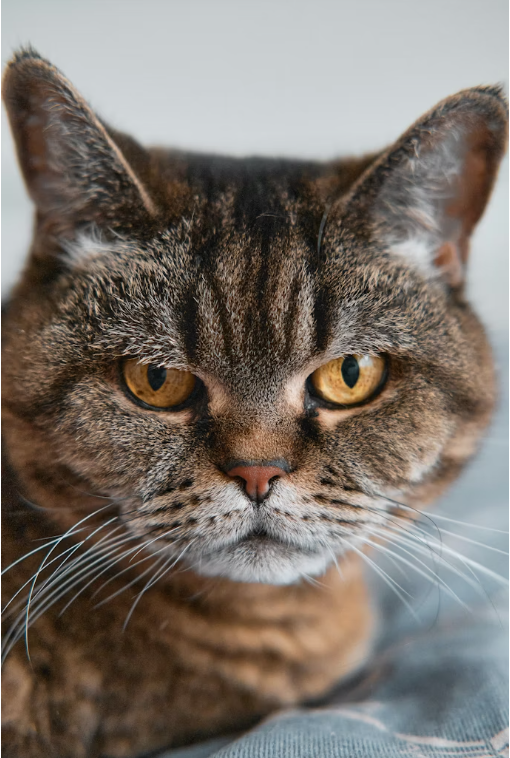
#> input picture DIP/cat.png, 510 x 758 px
$ jupyter execute 19.ipynb
#> lines starting #> are read from the running program, lines starting #| are printed output that depends on the picture
## Problem 19
Manual edge detection using Sobel, Prewitt, and Canny operators.

[cell 1]
import cv2
import math
import matplotlib.pyplot as plt
import numpy as np

source = cv2.imread("cat.png")
#> source is the input picture: shape (758, 510, 3); mean B, G, R 107.2, 114.9, 123.1
height, width = source.shape[:2]
#> height = 758; width = 510
gray = np.zeros((height, width), dtype=float)
for row in range(height):
    for col in range(width):
        blue = int(source[row, col, 0])
        green = int(source[row, col, 1])
        red = int(source[row, col, 2])
        gray[row, col] = 0.114 * blue + 0.587 * green + 0.299 * red
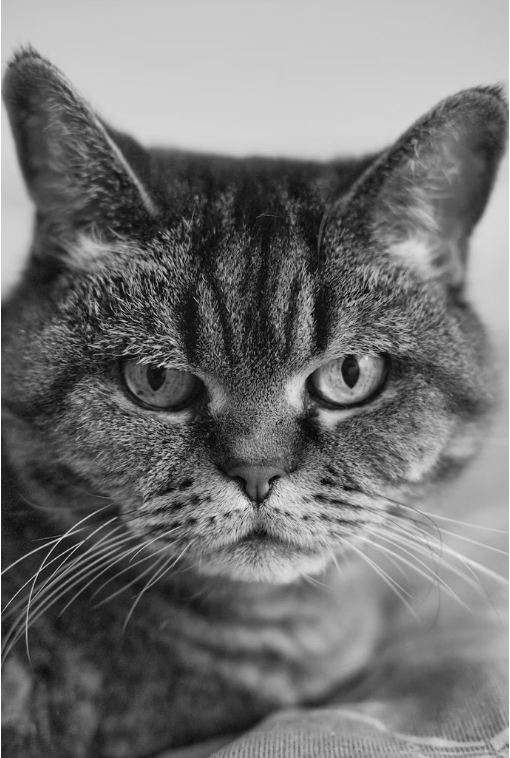
#> gray: shape (758, 510) float64; min 1.79, max 255, mean 116.5

sobel_x = [[-1, 0, 1], [-2, 0, 2], [-1, 0, 1]]
sobel_y = [[-1, -2, -1], [0, 0, 0], [1, 2, 1]]
prewitt_x = [[-1, 0, 1], [-1, 0, 1], [-1, 0, 1]]
prewitt_y = [[-1, -1, -1], [0, 0, 0], [1, 1, 1]]

def gradients(image, kernel_x, kernel_y):
    gx = np.zeros(image.shape, dtype=float)
    gy = np.zeros(image.shape, dtype=float)
    for row in range(1, height - 1):
        for col in range(1, width - 1):
            for kr in range(3):
                for kc in range(3):
                    value = image[row + kr - 1, col + kc - 1]
                    gx[row, col] += value * kernel_x[kr][kc]
                    gy[row, col] += value * kernel_y[kr][kc]
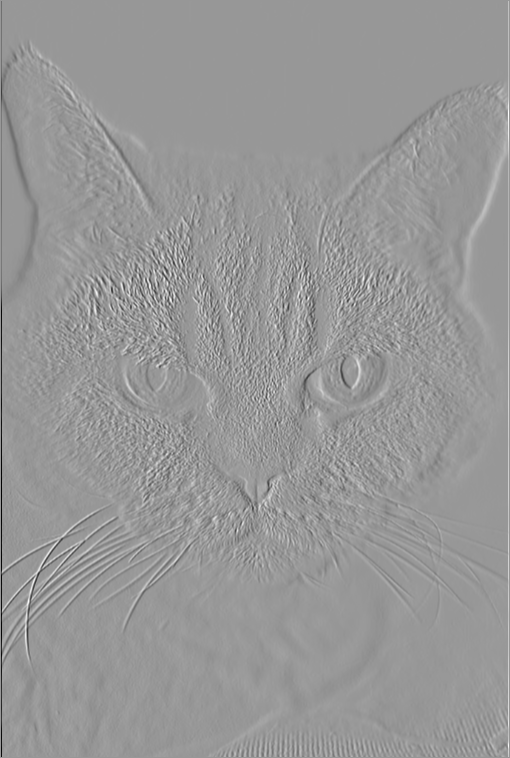
#> gx: shape (758, 510) float64; min -915, max 622.3, mean 0.6; drawn with min black and max white
    return gx, gy

def magnitude(gx, gy):
    result = np.zeros(gx.shape, dtype=np.uint8)
    for row in range(height):
        for col in range(width):
            value = math.sqrt(gx[row, col] ** 2 + gy[row, col] ** 2)
            result[row, col] = 255 if value > 255 else int(value)
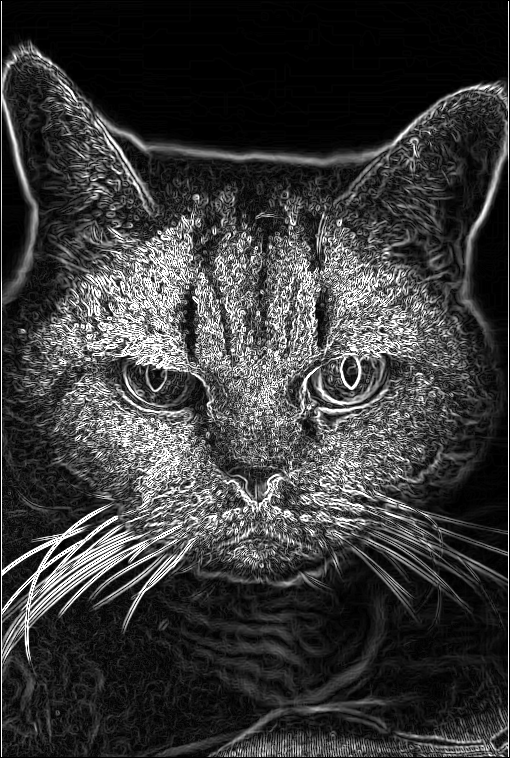
#> result: shape (758, 510); min 0, max 255, mean 58.1
    return result

sobel_gx, sobel_gy = gradients(gray, sobel_x, sobel_y)
prewitt_gx, prewitt_gy = gradients(gray, prewitt_x, prewitt_y)
sobel_edges = magnitude(sobel_gx, sobel_gy)
prewitt_edges = magnitude(prewitt_gx, prewitt_gy)
#> after the loop in magnitude (call 2), `for row in range(height):`:
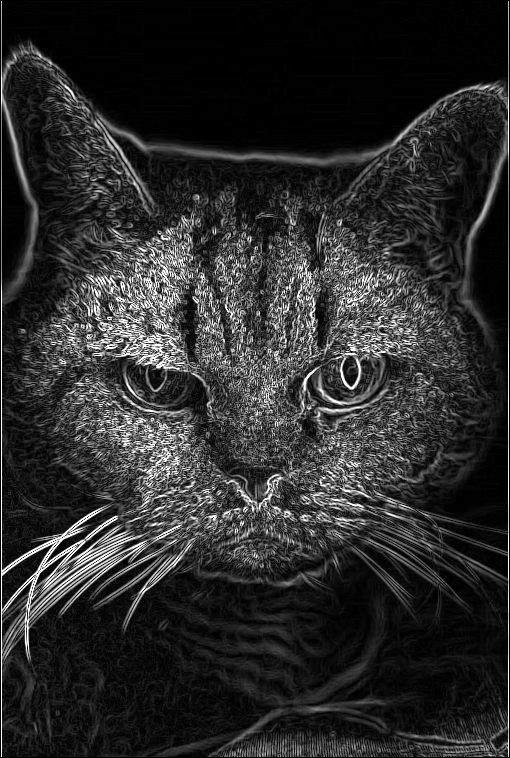
#> result: shape (758, 510); min 0, max 255, mean 43.6

# Manual Canny: blur, Sobel gradient, non-maximum suppression, and hysteresis.
blur = np.zeros(gray.shape, dtype=float)
gaussian = [[1, 2, 1], [2, 4, 2], [1, 2, 1]]
for row in range(1, height - 1):
    for col in range(1, width - 1):
        total = 0
        for kr in range(3):
            for kc in range(3):
                total += gray[row + kr - 1, col + kc - 1] * gaussian[kr][kc]
        blur[row, col] = total / 16

gx, gy = gradients(blur, sobel_x, sobel_y)
#> after the loop in gradients (call 3), `for row in range(1, height - 1):`:
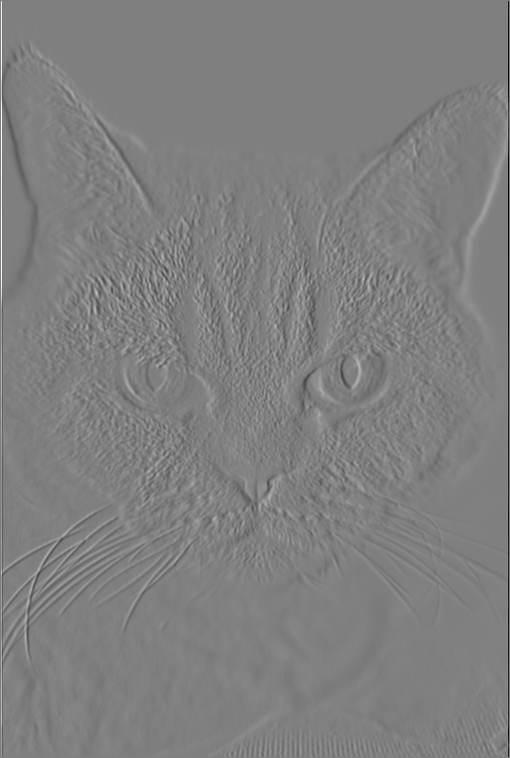
#> gx: shape (758, 510) float64; min -856.5, max 852.8, mean 0.4; drawn with min black and max white
strength = np.zeros(gray.shape, dtype=float)
angle = np.zeros(gray.shape, dtype=float)
for row in range(height):
    for col in range(width):
        strength[row, col] = math.sqrt(gx[row, col] ** 2 + gy[row, col] ** 2)
        angle[row, col] = math.degrees(math.atan2(gy[row, col], gx[row, col]))
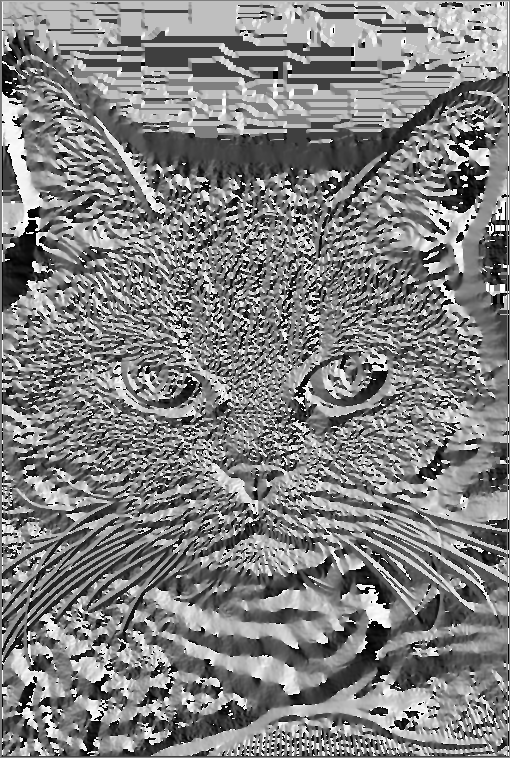
#> angle: shape (758, 510) float64; min -180, max 180, mean 2.4; drawn with min black and max white
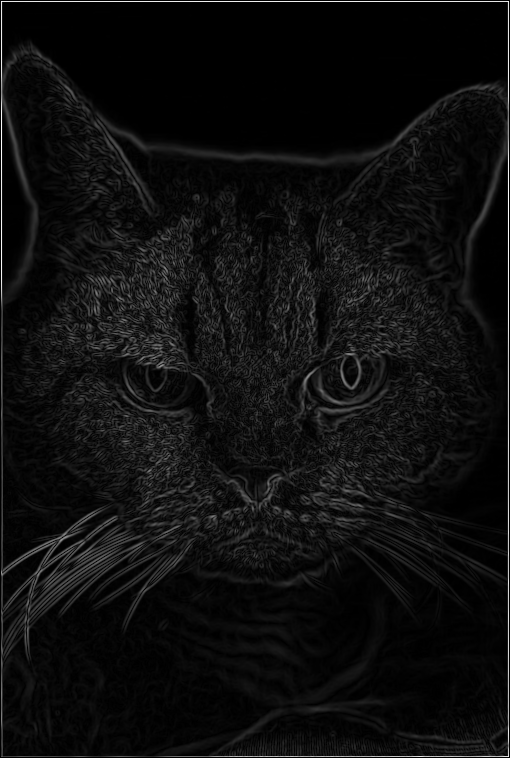
#> strength: shape (758, 510) float64; min 0, max 856.5, mean 49.6; drawn with min black and max white

thin = np.zeros(gray.shape, dtype=float)
for row in range(1, height - 1):
    for col in range(1, width - 1):
        direction = angle[row, col]
        if direction < 0: direction += 180
        if direction < 22.5 or direction >= 157.5:
            first, second = strength[row, col - 1], strength[row, col + 1]
        elif direction < 67.5:
            first, second = strength[row - 1, col + 1], strength[row + 1, col - 1]
        elif direction < 112.5:
            first, second = strength[row - 1, col], strength[row + 1, col]
        else:
            first, second = strength[row - 1, col - 1], strength[row + 1, col + 1]
        if strength[row, col] >= first and strength[row, col] >= second:
            thin[row, col] = strength[row, col]
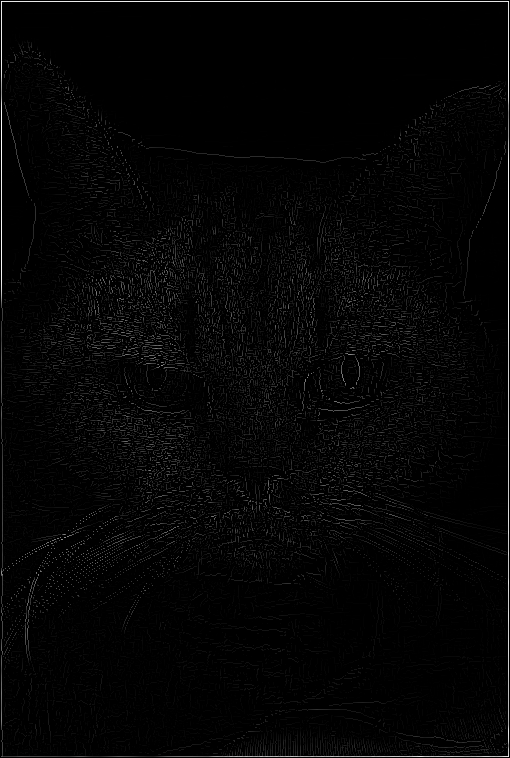
#> thin: shape (758, 510) float64; min 0, max 856.5, mean 17.3; drawn with min black and max white

low_threshold = 40
high_threshold = 100
canny = np.zeros(gray.shape, dtype=np.uint8)
for row in range(1, height - 1):
    for col in range(1, width - 1):
        if thin[row, col] >= high_threshold:
            canny[row, col] = 255
        elif thin[row, col] >= low_threshold:
            for nr in range(row - 1, row + 2):
                for nc in range(col - 1, col + 2):
                    if thin[nr, nc] >= high_threshold:
                        canny[row, col] = 255
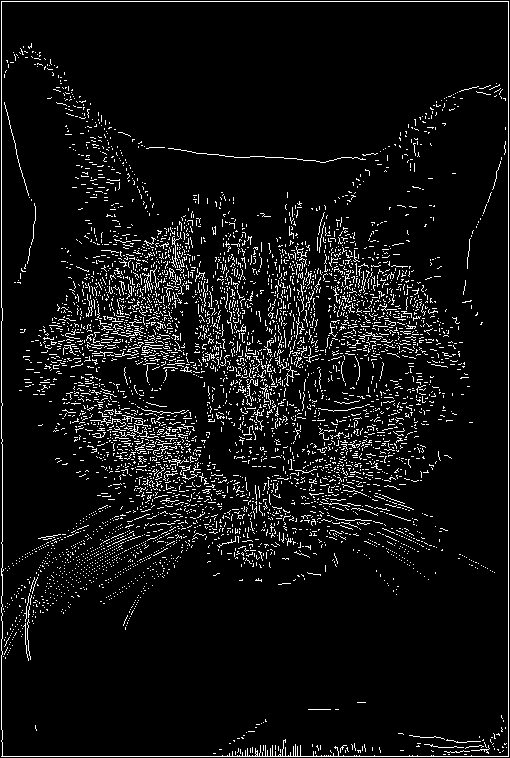
#> canny: shape (758, 510); 6.7% white in thin lines or dots

plt.figure(figsize=(12, 8))
plt.subplot(2, 3, 1)
plt.imshow(source[:, :, ::-1])
plt.title("Original")
plt.axis("off")

plt.subplot(2, 3, 2)
plt.imshow(gray, cmap="gray")
plt.title("Grayscale")
plt.axis("off")

plt.subplot(2, 3, 3)
plt.imshow(sobel_edges, cmap="gray")
plt.title("Manual Sobel")
plt.axis("off")

plt.subplot(2, 3, 4)
plt.imshow(prewitt_edges, cmap="gray")
plt.title("Manual Prewitt")
plt.axis("off")

plt.subplot(2, 3, 5)
plt.imshow(canny, cmap="gray")
plt.title("Manual Canny")
plt.axis("off")
plt.tight_layout()
plt.show()
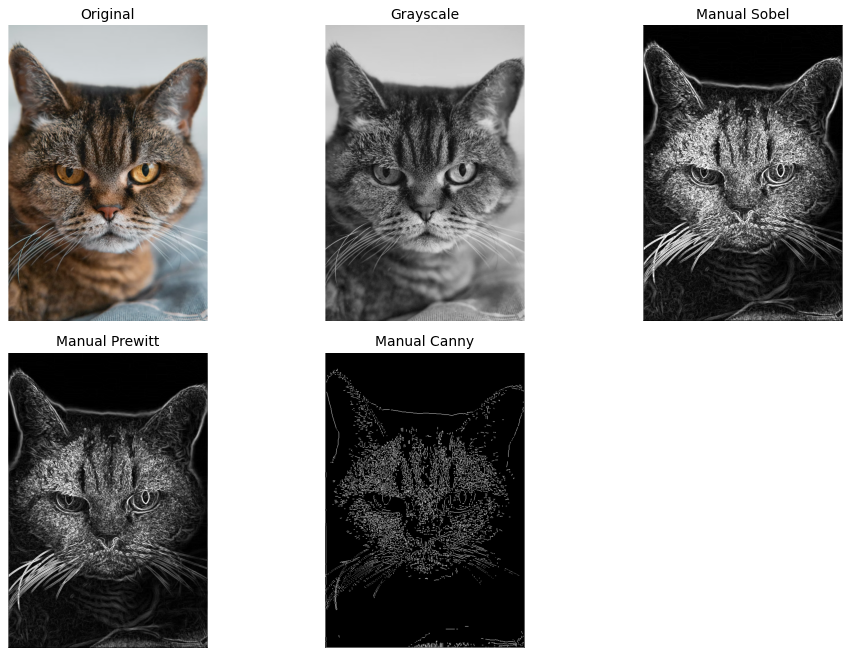
#> figure drawn by matplotlib, 5 panels
